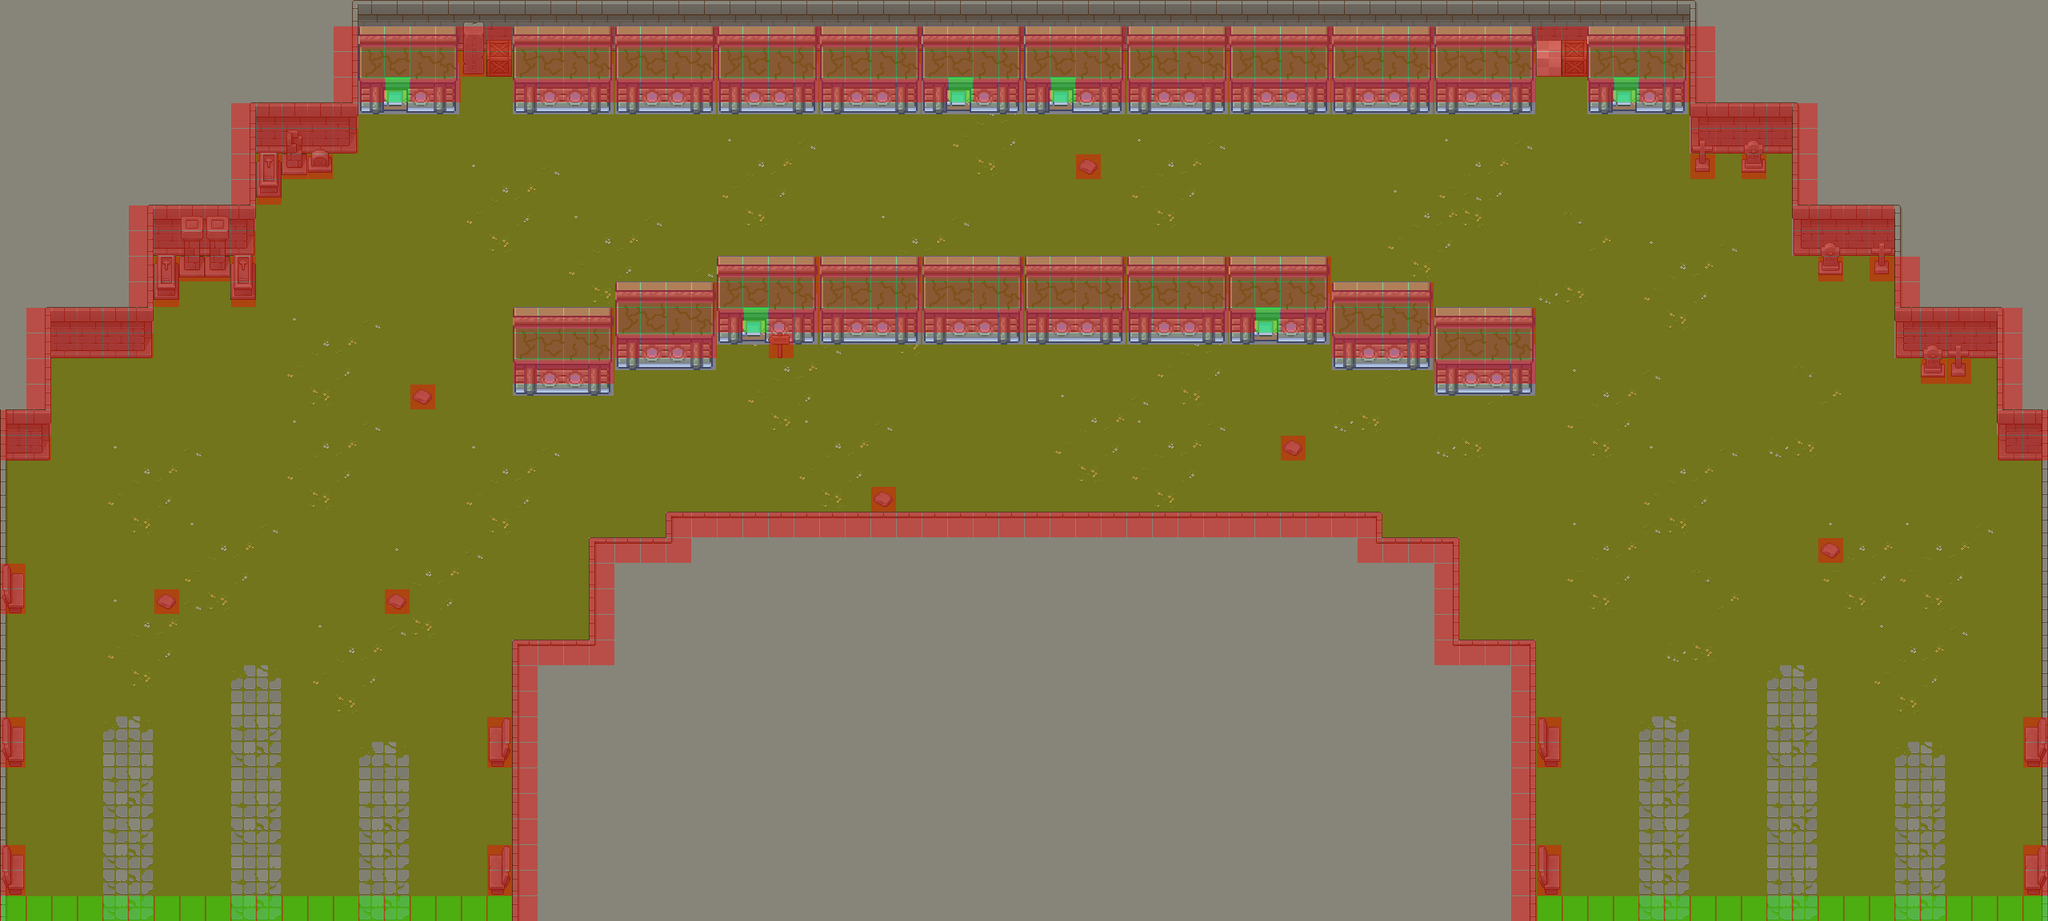

This game map was drawn from its Tiled (.tmx) file and the tilesets committed beside it. A one-line description and the trimmed map source follow:
An orthogonal 80x36 tile map with 32x32 px tiles, 7 tile layers (Suelo, Pared2, Pared, Props, ...), 6 tilesets and 76 objects.

<map version="1.10" tiledversion="1.10.2" orientation="orthogonal" renderorder="right-down" width="80" height="36" tilewidth="32" tileheight="32" infinite="0" nextlayerid="18" nextobjectid="135">
 <tileset firstgid="1" name="TX Tileset Grass" tilewidth="32" tileheight="32" tilecount="64" columns="8">
  <image source="Tiles/TX Tileset Grass.png" width="256" height="256" />
 </tileset>
 <tileset firstgid="65" name="TX Tileset Wall" tilewidth="32" tileheight="32" tilecount="256" columns="16">
  <image source="Tiles/TX Tileset Wall.png" width="512" height="512" />
 </tileset>
 <tileset firstgid="321" name="TX Props" tilewidth="32" tileheight="32" tilecount="256" columns="16">
  <image source="Tiles/TX Props.png" width="512" height="512" />
 </tileset>
 <tileset firstgid="577" name="TX Tileset Stone Ground" tilewidth="32" tileheight="32" tilecount="64" columns="8">
  <image source="Tiles/TX Tileset Stone Ground.png" width="256" height="256" />
 </tileset>
 <tileset firstgid="641" name="MapMetadata" tilewidth="32" tileheight="32" tilecount="2" columns="2">
  <image source="Tiles/MapMetadata.png" width="67" height="34" />
 </tileset>
 <tileset firstgid="643" name="Casas" tilewidth="32" tileheight="32" tilecount="256" columns="16">
  <image source="Tiles/Casas.png" width="512" height="512" />
 </tileset>
 <layer id="10" name="Suelo" width="80" height="36">
  <properties>
   <property name="Draw" type="bool" value="true" />
  </properties>
  <data>[2880 cells, 2880 non-empty, 19 distinct tile ids]</data>
 </layer>
 <layer id="12" name="Pared2" width="80" height="36">
  <properties>
   <property name="Draw" type="bool" value="true" />
  </properties>
  <data>[2880 cells, 164 non-empty, 10 distinct tile ids]</data>
 </layer>
 <layer id="11" name="Pared" width="80" height="36">
  <properties>
   <property name="Draw" type="bool" value="true" />
  </properties>
  <data>[2880 cells, 138 non-empty, 11 distinct tile ids]</data>
 </layer>
 <layer id="14" name="Props" width="80" height="36">
  <properties>
   <property name="Draw" type="bool" value="true" />
  </properties>
  <data>[2880 cells, 65 non-empty, 26 distinct tile ids]</data>
 </layer>
 <layer id="13" name="Hauses" width="80" height="36">
  <properties>
   <property name="Draw" type="bool" value="true" />
  </properties>
  <data>[2880 cells, 352 non-empty, 32 distinct tile ids]</data>
 </layer>
 <layer id="17" name="CartelBardo" width="80" height="36">
  <properties>
   <property name="Draw" type="bool" value="true" />
  </properties>
  <data>[2880 cells, 1 non-empty, 1 distinct tile ids]</data>
 </layer>
 <layer id="4" name="Navigation" width="80" height="36">
  <properties>
   <property name="Draw" type="bool" value="false" />
   <property name="Navigation" type="bool" value="true" />
   <property name="collision" type="bool" value="true" />
  </properties>
  <data>[2880 cells, 508 non-empty, 2 distinct tile ids]</data>
 </layer>
 <objectgroup id="7" name="collider">
  <object id="56" x="640" y="802" width="8" height="350" />
  <object id="57" x="640" y="800" width="103" height="6.5" />
  <object id="58" x="736" y="672.5" width="7.5" height="127.5" />
  <object id="59" x="736" y="672" width="103.5" height="6" />
  <object id="60" x="832" y="640.5" width="7" height="31.5" />
  <object id="61" x="832" y="640" width="895.5" height="8" />
  <object id="62" x="1720.5" y="640" width="7.5" height="40" />
  <object id="63" x="1728" y="672" width="95.5" height="8" />
  <object id="64" x="1817" y="672" width="7" height="135" />
  <object id="65" x="1824" y="800" width="96" height="9" />
  <object id="66" x="1912.5" y="800" width="7.5" height="352.5" />
  <object id="67" x="2553" y="512.5" width="7" height="639.5" />
  <object id="68" x="2496" y="512.5" width="57" height="63.5" />
  <object id="69" x="2496" y="383.5" width="7.5" height="128.5" />
  <object id="70" x="2368.5" y="384" width="127.5" height="64" />
  <object id="71" x="2368" y="256" width="7" height="128" />
  <object id="72" x="2240" y="256.5" width="128" height="63.5" />
  <object id="73" x="2272" y="320" width="32" height="32" />
  <object id="74" x="2336" y="320" width="32" height="32" />
  <object id="75" x="2240" y="128.5" width="8" height="127.5" />
  <object id="76" x="2112" y="128" width="128" height="64" />
  <object id="77" x="2112" y="192" width="32" height="32" />
  <object id="78" x="2176" y="192" width="32" height="32" />
  <object id="79" x="0" y="513.333" width="7.33333" height="638.667" />
  <object id="80" x="0" y="704" width="32" height="64" />
  <object id="81" x="0" y="896" width="32" height="64" />
  <object id="82" x="608" y="896" width="32" height="64" />
  <object id="83" x="608" y="1056" width="32" height="64" />
  <object id="84" x="1920" y="1056" width="32" height="64" />
  <object id="85" x="1920" y="896" width="32" height="64" />
  <object id="86" x="2528" y="1056" width="32" height="64" />
  <object id="87" x="2528" y="896" width="32" height="64" />
  <object id="88" x="2272" y="672" width="32" height="32" />
  <object id="89" x="2400" y="448" width="64" height="32" />
  <object id="90" x="1600" y="544" width="32" height="32" />
  <object id="91" x="1088" y="608" width="32" height="32" />
  <object id="92" x="480" y="736" width="32" height="32" />
  <object id="93" x="512" y="480" width="32" height="32" />
  <object id="94" x="192" y="736" width="32" height="32" />
  <object id="95" x="0" y="512" width="64" height="64" />
  <object id="96" x="57" y="384" width="7" height="128" />
  <object id="97" x="64" y="384" width="128" height="64" />
  <object id="98" x="185" y="256.5" width="7" height="127.5" />
  <object id="99" x="192" y="256" width="128" height="96" />
  <object id="100" x="288" y="352" width="32" height="32" />
  <object id="101" x="192" y="352" width="32" height="32" />
  <object id="102" x="313" y="128" width="7" height="128" />
  <object id="103" x="320" y="128" width="128" height="64" />
  <object id="104" x="320" y="192" width="96" height="32" />
  <object id="105" x="320" y="224" width="32" height="32" />
  <object id="106" x="448" y="32" width="32" height="96" />
  <object id="107" x="480" y="32" width="1632" height="64" />
  <object id="108" x="512" y="96" width="64" height="32" />
  <object id="109" x="640" y="96" width="544" height="32" />
  <object id="110" x="1216" y="96" width="96" height="32" />
  <object id="111" x="1344" y="96" width="576" height="32" />
  <object id="112" x="1984" y="96" width="32" height="32" />
  <object id="113" x="2048" y="96" width="64" height="32" />
  <object id="114" x="1344" y="192" width="32" height="32" />
  <object id="115" x="896" y="320" width="768" height="64" />
  <object id="116" x="768" y="352" width="128" height="96" />
  <object id="117" x="640" y="384" width="128" height="96" />
  <object id="118" x="1664" y="352" width="128" height="96" />
  <object id="119" x="1792" y="384" width="128" height="96" />
  <object id="120" x="896" y="384" width="32" height="32" />
  <object id="121" x="960" y="384" width="608" height="32" />
  <object id="122" x="1600" y="384" width="64" height="32" />
  <object id="133" x="960" y="416" width="32" height="32" />
 </objectgroup>
 <objectgroup id="8" name="toMap1Left">
  <object id="123" x="0" y="1120" width="640" height="32" />
 </objectgroup>
 <objectgroup id="9" name="toMap1Right">
  <object id="125" x="1920" y="1120" width="640" height="32" />
 </objectgroup>
 <objectgroup id="15" name="DoorLocked">
  <object id="126" x="480" y="96" width="32" height="32" />
  <object id="127" x="1184" y="96" width="32" height="32" />
  <object id="128" x="1312" y="96" width="32" height="32" />
  <object id="129" x="2016" y="96" width="32" height="32" />
  <object id="130" x="1568" y="384" width="32" height="32" />
 </objectgroup>
 <objectgroup id="16" name="toInterior2">
  <object id="131" x="928" y="384" width="32" height="32" />
 </objectgroup>
</map>
